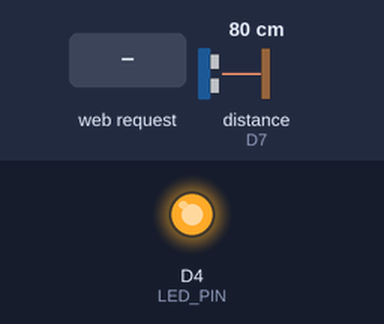
The sketch below on a simulated ESP8266 (NodeMCU). Shown: output pins drawn as LEDs (lit = HIGH). The inputs (shaded band) are chosen by the test bench; at power-on: distance to the obstacle (sensor on D7) 80 cm. The echo pulse lasts 58.3 µs per cm; WiFi joins after 1.5 s; servers stay silent unless stated; pins used as bus, display or sensor lines are not drawn; what the sketch prints to the serial monitor is not drawn.

Above: at 3.7 s.
3.8 s: HTTP request GET /distance received
At 4.5 s:
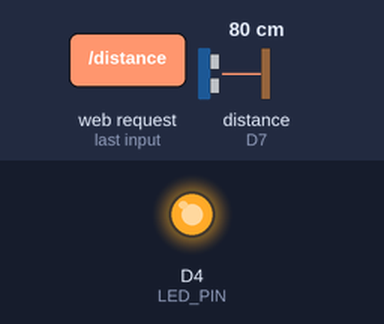
5.3 s: HTTP request GET /torque received
At 6.7 s:
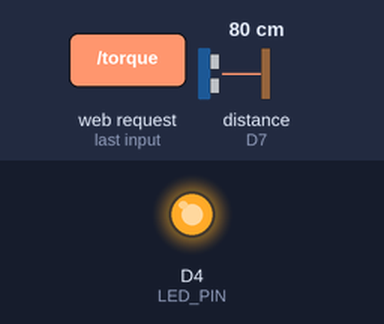
Timing chart, 0 to 8.3 s (numbered marks = the images above; inputs shaded):
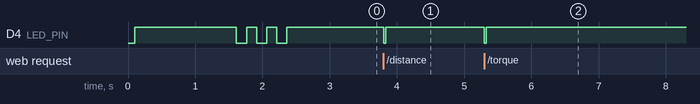

The sketch:

nodemcu_sensor.ino
```cpp
/*
 * TANCAM Valve Assembly — NodeMCU Ultrasonic Sensor Server
 * Board  : NodeMCU 1.0 (ESP8266)
 * Sensor : HC-SR04 Ultrasonic Distance Sensor
 *
 * Wiring:
 *   HC-SR04 VCC  → NodeMCU 3.3V (or Vin for 5V)
 *   HC-SR04 GND  → NodeMCU GND
 *   HC-SR04 TRIG → NodeMCU D6 (GPIO12)
 *   HC-SR04 ECHO → NodeMCU D7 (GPIO13)
 *
 * Once running, open Serial Monitor at 115200 baud to get the IP address.
 * Then enter that IP in the Streamlit app Stage 5 field.
 *
 * Endpoint:  GET http://<NodeMCU-IP>/distance
 * Response:  {"distance": 8.4, "unit": "cm", "status": "ok"}
 */

#include <ESP8266WiFi.h>
#include <ESP8266WebServer.h>

// ── WiFi credentials ─────────────────────────────────────
const char* SSID     = "YOUR_WIFI_SSID";      // <-- change this
const char* PASSWORD = "YOUR_WIFI_PASSWORD";   // <-- change this

// ── HC-SR04 pins ─────────────────────────────────────────
const int TRIG_PIN = D6;   // GPIO12
const int ECHO_PIN = D7;   // GPIO13

// ── LED (built-in, active LOW) ───────────────────────────
const int LED_PIN  = LED_BUILTIN;

ESP8266WebServer server(80);

// ─────────────────────────────────────────────────────────
// Measure distance in cm (returns -1.0 on timeout)
// Positioning Length = how close the assembly is to the sensor
// ─────────────────────────────────────────────────────────
float measureDistance() {
    // Send 10µs trigger pulse
    digitalWrite(TRIG_PIN, LOW);
    delayMicroseconds(4);
    digitalWrite(TRIG_PIN, HIGH);
    delayMicroseconds(10);
    digitalWrite(TRIG_PIN, LOW);

    // Measure echo pulse (timeout = 30 ms → max ~5 m range)
    long duration = pulseIn(ECHO_PIN, HIGH, 30000UL);

    if (duration == 0) return -1.0;  // no echo / out of range

    // Distance = (duration × speed-of-sound) / 2
    // Speed of sound ≈ 0.0343 cm/µs
    return (duration * 0.0343f) / 2.0f;
}

// ─────────────────────────────────────────────────────────
// HTTP handler  GET /distance
// ─────────────────────────────────────────────────────────
void handleDistance() {
    // Allow cross-origin requests from Streamlit
    server.sendHeader("Access-Control-Allow-Origin", "*");
    server.sendHeader("Cache-Control", "no-cache");

    float dist = measureDistance();

    String json;
    if (dist < 0) {
        json = "{\"distance\": -1, \"unit\": \"cm\", \"status\": \"timeout\"}";
    } else {
        json  = "{\"distance\": ";
        json += String(dist, 1);
        json += ", \"unit\": \"cm\", \"status\": \"ok\"}";
    }

    // Blink LED to confirm request received
    digitalWrite(LED_PIN, LOW);
    delay(30);
    digitalWrite(LED_PIN, HIGH);

    unsigned long t_ms = millis();
    server.send(200, "application/json", json);
    Serial.printf("[REQ] /distance → %.1f cm  (resp ~%lu ms)\n", dist, millis() - t_ms);
}

// ─────────────────────────────────────────────────────────
// HTTP handler  GET /torque
// Connect a flex sensor or FSR (Force Sensitive Resistor) to A0
// Returns estimated torque in Nm (scale factor may need calibration)
//
// Wiring (optional torque sensor):
//   FSR / Flex-sensor between A0 and GND, 10kΩ pull-up to 3.3V
// ─────────────────────────────────────────────────────────
void handleTorque() {
    server.sendHeader("Access-Control-Allow-Origin", "*");
    server.sendHeader("Cache-Control", "no-cache");

    // Read analog value (0–1023 on ESP8266 A0, input range 0–1.0V)
    int raw = analogRead(A0);

    // Linear scale: 0 raw = 0 Nm, 1023 raw = 20 Nm (calibrate to your sensor)
    float torque_nm = (raw / 1023.0f) * 20.0f;

    String json  = "{\"torque\": ";
    json += String(torque_nm, 2);
    json += ", \"raw\": ";
    json += String(raw);
    json += ", \"unit\": \"Nm\", \"target\": 15.0, \"status\": \"";
    json += (torque_nm >= 13.0 && torque_nm <= 17.0) ? "ok" :
            (torque_nm > 17.0)  ? "over" : "under";
    json += "\"}";

    digitalWrite(LED_PIN, LOW); delay(30); digitalWrite(LED_PIN, HIGH);
    server.send(200, "application/json", json);
    Serial.printf("[REQ] /torque → %.2f Nm  (raw=%d)\n", torque_nm, raw);
}

// ─────────────────────────────────────────────────────────
// HTTP handler  GET /  (root info page)
// ─────────────────────────────────────────────────────────
void handleRoot() {
    server.sendHeader("Access-Control-Allow-Origin", "*");
    String html = "<h2>TANCAM Sensor Node</h2>"
                  "<p><a href='/distance'>/distance</a> — HC-SR04 positioning length (cm)</p>"
                  "<p><a href='/torque'>/torque</a> — FSR torque sensor (Nm)</p>";
    server.send(200, "text/html", html);
}

void handleNotFound() {
    server.send(404, "text/plain", "Not found");
}

// ─────────────────────────────────────────────────────────
void setup() {
    Serial.begin(115200);
    delay(100);

    pinMode(TRIG_PIN, OUTPUT);
    pinMode(ECHO_PIN, INPUT);
    pinMode(LED_PIN, OUTPUT);
    digitalWrite(LED_PIN, HIGH);   // LED off (active LOW)
    digitalWrite(TRIG_PIN, LOW);

    Serial.println("\n\n=== TANCAM Sensor Node ===");
    Serial.printf("Connecting to WiFi: %s\n", SSID);

    WiFi.mode(WIFI_STA);
    WiFi.begin(SSID, PASSWORD);

    int attempts = 0;
    while (WiFi.status() != WL_CONNECTED) {
        delay(500);
        Serial.print(".");
        attempts++;
        if (attempts > 40) {
            Serial.println("\n[ERROR] WiFi failed. Restarting...");
            ESP.restart();
        }
    }

    Serial.println("\n[OK] WiFi connected!");
    Serial.print("[IP] http://");
    Serial.println(WiFi.localIP());
    Serial.println("[URL] http://" + WiFi.localIP().toString() + "/distance");
    Serial.println("Enter the IP above into the Streamlit app Stage 5 field.");

    server.on("/",         handleRoot);
    server.on("/distance", handleDistance);
    server.on("/torque",   handleTorque);
    server.onNotFound(handleNotFound);
    server.begin();

    Serial.println("[SERVER] HTTP server started on port 80");

    // Blink 3x to signal ready
    for (int i = 0; i < 3; i++) {
        digitalWrite(LED_PIN, LOW);  delay(150);
        digitalWrite(LED_PIN, HIGH); delay(150);
    }
}

void loop() {
    server.handleClient();
}
```

Measured:
- after the input at 3.8 s, D4 (LED_PIN): HIGH → LOW at once, → HIGH 0.03 s later
- after the input at 5.3 s, D4 (LED_PIN): HIGH → LOW at once, → HIGH 0.03 s later
